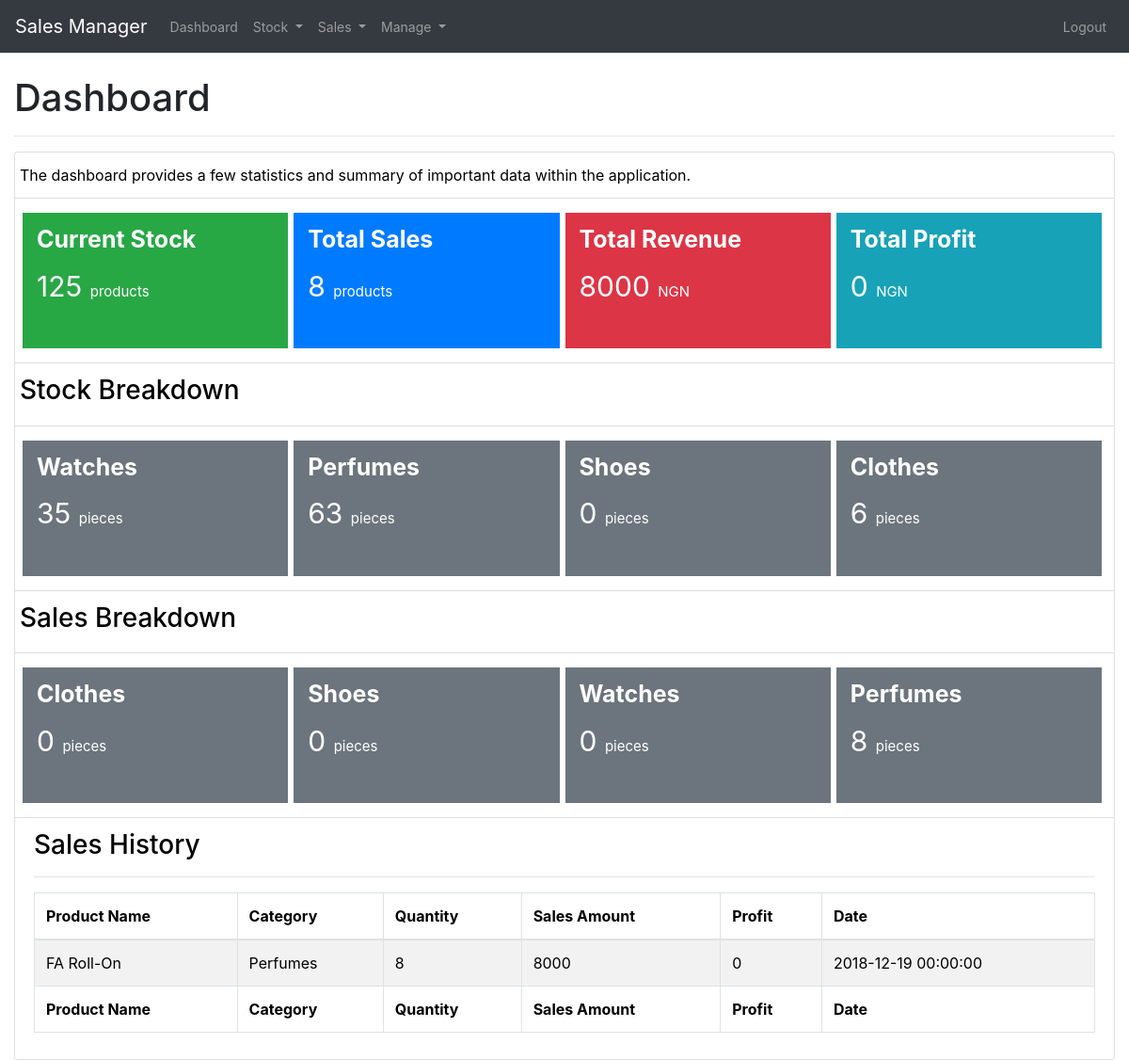
The app's page /dashboard (signed in) with its own data.
### app.py (models this page shows)
class Sales(db.Model):
    id =db.Column(db.Integer, primary_key=True)
    name = db.Column(db.String(50), nullable=False)
    category = db.Column(db.String(50), nullable=False)
    quantity = db.Column(db.Integer, nullable=False)
    profit = db.Column(db.Integer, nullable=False)
    sales_amount = db.Column(db.Integer, nullable=False)
    create_date = db.Column(db.DateTime, nullable=False)

### app.py (the view)
@app.route('/dashboard', methods=['GET', 'POST'])
@is_logged_in
def dashboard():
    sales = Sales.query.all()
    all_stock = Stock.query.all()
    total_stock = 0
    total_sales = 0
    total_revenue = 0
    total_profit = 0
    shoes = 0
    clothes = 0
    phones = 0
    tablets = 0
    others = 0
    s_shoes = 0
    s_clothes = 0
    s_phones = 0
    s_tablets = 0
    s_others = 0
    for stock in all_stock:
        total_stock += stock.quantity
        if stock.category == 'Shoes':
            s_shoes += stock.quantity
        if stock.category == 'Watches':
            s_phones += stock.quantity
        if stock.category == 'Perfumes':
            s_tablets += stock.quantity
        if stock.category == 'Clothes':
            s_clothes += stock.quantity
        if stock.category == 'Others':
            s_others += stock.quantity
        print(total_stock)
    for sale in sales:
        total_sales += sale.quantity
        total_revenue += sale.sales_amount
        total_profit += sale.profit
        if sale.category == 'Shoes':
            shoes += sale.quantity
        if sale.category == 'Watches':
            phones += sale.quantity
        if sale.category == 'Perfumes':
            tablets += sale.quantity
        if sale.category == 'Clothes':
            clothes += sale.quantity
        if sale.category == 'Others':
            others += sale.quantity
    context = {
            'sales': sales,
            'total_stock': total_stock,
            'total_sales': total_sales,
            'total_revenue': total_revenue,
            'total_profit': total_profit,
            'total_stock': total_stock,
            'shoes': shoes,
            'clothes': clothes,
            'phones': phones,
            'tablets': tablets,
            'others': others,
            's_shoes': s_shoes,
            's_clothes': s_clothes,
            's_phones': s_phones,
            's_tablets': s_tablets,
            's_others': s_others,
            }
    return render_template('dashboard.html', context=context)

### app.py (called while the page is built)
def is_logged_in(f):
    @wraps(f)
    def wrap(*args, **kwargs):
        if 'logged_in' in session:
            return f(*args, **kwargs)
        else:
            flash('Unathorized! Please login', 'danger')
            return redirect(url_for('login'))
    return wrap

### templates/dashboard.html
{% extends 'layout.html' %}
{% block body %}
<div class="container-fluid">
  <h1>Dashboard</h1>
  <hr>
  <ul class="list-group">
      <li class="list-group-item">
         <div class = "row">
           The dashboard provides a few statistics and summary of important data within the application.
         </div>
      </li>
      <li class="list-group-item">
         <div class = "row">
            <div class="col-sm-3 description dash-1 bg-success ">
              <span style = "color: white; font-size:25px;">Current Stock</span>
              <span style = "color: white; font-size:30px;">{{context.total_stock}} <small style = "font-size:15px;">products</small></span>
            </div>
            <br>
            <div class="col-sm-3 description dash-2 bg-primary">
              <span style = "color: white; font-size:25px;">Total Sales</span>
              <span style = "color: white; font-size:30px;">{{context.total_sales}} <small style = "font-size:15px;">products</small></span>
            </div>
            <div class="col-sm-3 description dash-3 bg-danger">
              <span style = "color: white; font-size:25px;">Total Revenue</span>
              <span style = "color: white; font-size:30px;">{{context.total_revenue}} <small style = "font-size:15px;">NGN</small></span>
            </div>
            <div class="col-sm-3 description dash-4 bg-info">
              <span style = "color: white; font-size:25px;">Total Profit</span>
              <span style = "color: white; font-size:30px;">{{context.total_profit}} <small style = "font-size:15px;">NGN</small></span>
            </div>
         </div>
      </li>
      <li class="list-group-item">
         <h3 class = "row">
           Stock Breakdown
         </h3>
      </li>
      <li class="list-group-item">
         <div class = "row">
            <div class="col-sm-3 description dash-1 bg-secondary ">
              <span style = "color: white; font-size:25px;">Watches</span>
              <span style = "color: white; font-size:30px;">{{context.s_phones}} <small style = "font-size:15px;">pieces</small></span>
            </div>
            <br>
            <div class="col-sm-3 description dash-2 bg-secondary">
              <span style = "color: white; font-size:25px;">Perfumes</span>
              <span style = "color: white; font-size:30px;">{{context.s_tablets}} <small style = "font-size:15px;">pieces</small></span>
            </div>
            <div class="col-sm-3 description dash-3 bg-secondary">
              <span style = "color: white; font-size:25px;">Shoes</span>
              <span style = "color: white; font-size:30px;">{{context.s_shoes}} <small style = "font-size:15px;">pieces</small></span>
            </div>
            <div class="col-sm-3 description dash-4 bg-secondary">
              <span style = "color: white; font-size:25px;">Clothes</span>
              <span style = "color: white; font-size:30px;">{{context.s_clothes}} <small style = "font-size:15px;">pieces</small></span>
            </div>
         </div>
      </li>
      <li class="list-group-item">
         <h3 class = "row">
           Sales Breakdown
         </h3>
      </li>
      <li class="list-group-item">
         <div class = "row">
            <div class="col-sm-3 description dash-1 bg-secondary ">
              <span style = "color: white; font-size:25px;">Clothes</span>
              <span style = "color: white; font-size:30px;">{{context.clothes}} <small style = "font-size:15px;">pieces</small></span>
            </div>
            <br>
            <div class="col-sm-3 description dash-2 bg-secondary">
              <span style = "color: white; font-size:25px;">Shoes</span>
              <span style = "color: white; font-size:30px;">{{context.shoes}} <small style = "font-size:15px;">pieces</small></span>
            </div>
            <div class="col-sm-3 description dash-3 bg-secondary">
              <span style = "color: white; font-size:25px;">Watches</span>
              <span style = "color: white; font-size:30px;">{{context.phones}} <small style = "font-size:15px;">pieces</small></span>
            </div>
            <div class="col-sm-3 description dash-4 bg-secondary">
              <span style = "color: white; font-size:25px;">Perfumes</span>
              <span style = "color: white; font-size:30px;">{{context.tablets}} <small style = "font-size:15px;">pieces</small></span>
            </div>
         </div>
      </li>
      <li class="list-group-item">
        <h3>Sales History</h3>
        <hr>
        <table id="" class="table table-striped table-bordered dt-responsive nowrap" style="width:100%">
              <thead>
                  <tr>
                      <th>Product Name</th>
                      <th>Category</th>
                      <th>Quantity</th>
                      <th>Sales Amount</th>
                      <th>Profit</th>
                      <th>Date</th>
                  </tr>
              </thead>
              <tbody>
                {% for sale in context.sales %}
                <tr>
                    <td>{{sale.name}}</td>
                    <td>{{sale.category}}</td>
                    <td>{{sale.quantity}}</td>
                    <td>{{sale.sales_amount}}</td>
                    <td>{{sale.profit}}</td>
                    <td>{{sale.create_date}}</td>
                </tr>
                {% endfor %}
              </tbody>
              <tfoot>
                  <tr>
                      <th>Product Name</th>
                      <th>Category</th>
                      <th>Quantity</th>
                      <th>Sales Amount</th>
                      <th>Profit</th>
                      <th>Date</th>
                  </tr>
              </tfoot></table>
      </li>
  </ul>
</div>
{% endblock %}

### static/css/style.css (style rules this page uses)
.list-group-item { color: black !important; }
.row { padding-right: 5px; }
.description { padding-top: 10px; width: 100px; }
.description span { display: block; font-size: 14px; color: #43484D; font-weight: 700; }
.description span:last-child { font-weight: 400; margin-top: 8px; color: #86939E; }
.dash-1 { width:100%; height: 150px; border-style: solid; border-color: white; }
.dash-2 { width:100%; height: 150px; border-style: solid; border-color: white; }
.dash-3 { width:100%; height: 150px; border-style: solid; border-color: white; }
.dash-4 { width:100%; height: 150px; border-style: solid; border-color: white; }

### records on screen
Sales: name "FA Roll-On", category "Perfumes", quantity "8", sales_amount "8000", profit "0", create_date "2018-12-19 00:00:00"

### other values on screen
{{ context.total_stock }} "125"
{{ context.total_sales }} "8"
{{ context.total_revenue }} "8000"
{{ context.total_profit }} "0"
{{ context.s_phones }} "35"
{{ context.s_tablets }} "63"
{{ context.s_shoes }} "0"
{{ context.s_clothes }} "6"
{{ context.clothes }} "0"
{{ context.shoes }} "0"
{{ context.phones }} "0"
{{ context.tablets }} "8"
